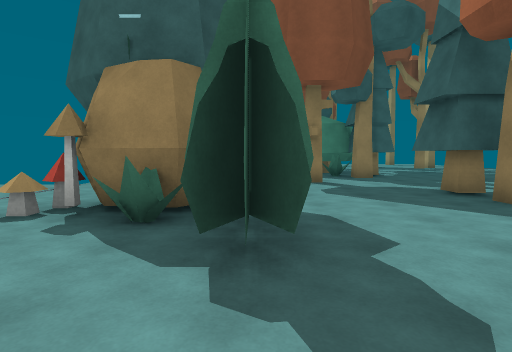
View 1 (above)

17 first-person views from a walk through a scene from a Unity 3-D project. The camera is 1.4 m above the floor, tilts 4° down and sees 80° across. The floor is counted in squares, 2 m on a side. Each view is taken from the middle of a square. On the plan, view 1 faces up. The plan holds only what a view shows up to about 10 squares ahead; the rest is blank. The place goes on beyond the plan. The player character is not drawn. Surface patterns are stand-ins for the level's own textures.

View 2
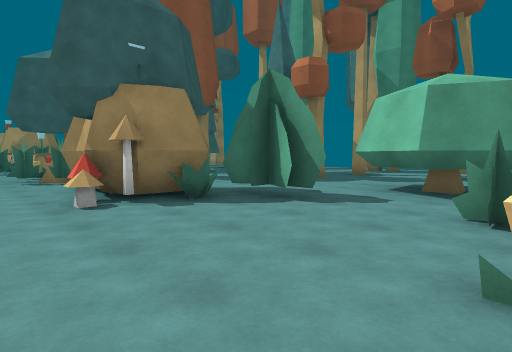

View 3
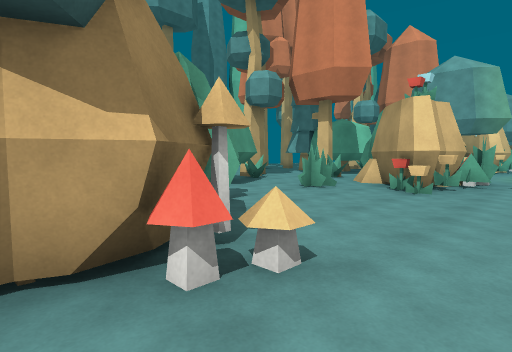

View 4
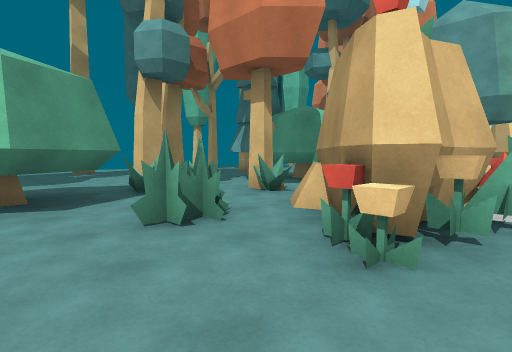

View 5
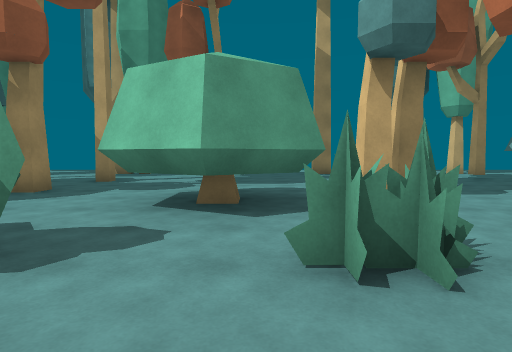

View 6
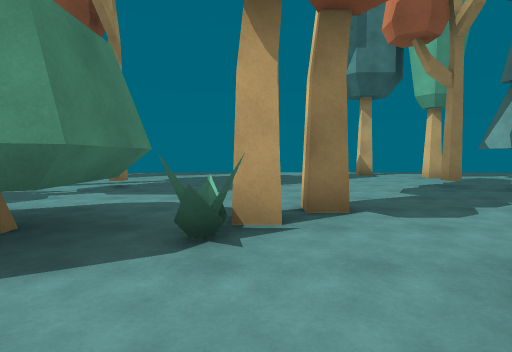

View 7
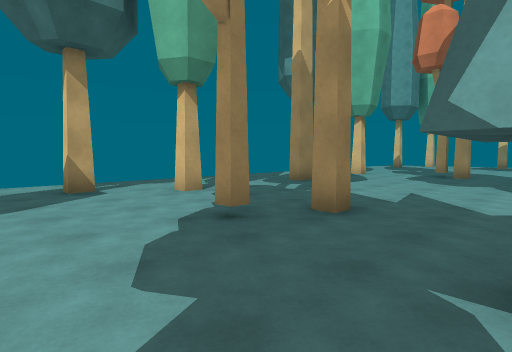

View 8
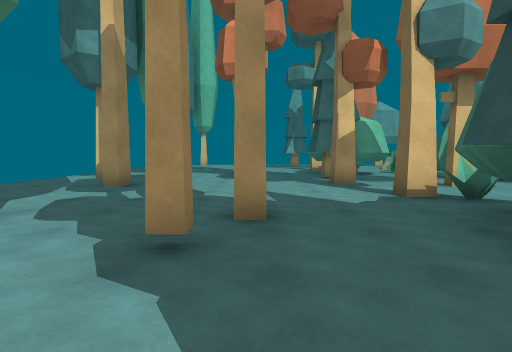

View 9
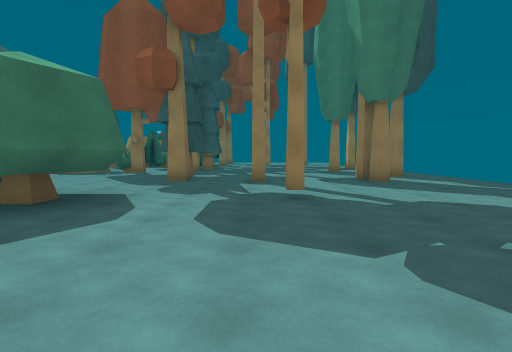

View 10
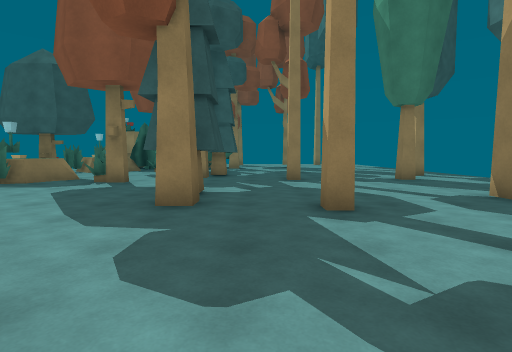

View 11
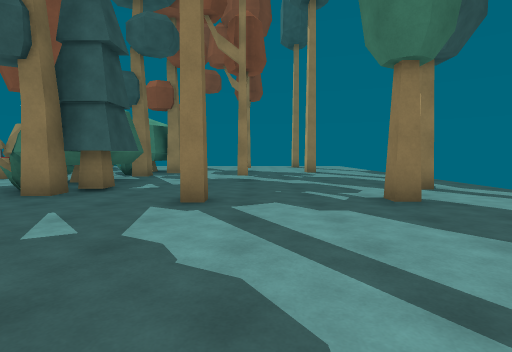

View 12
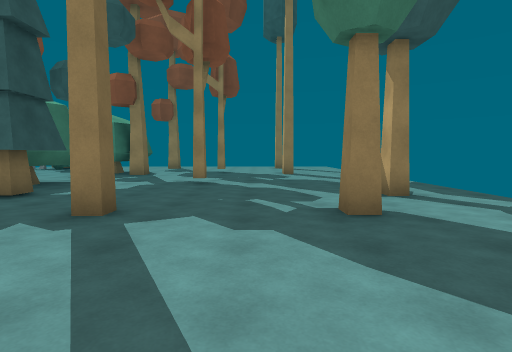

View 13
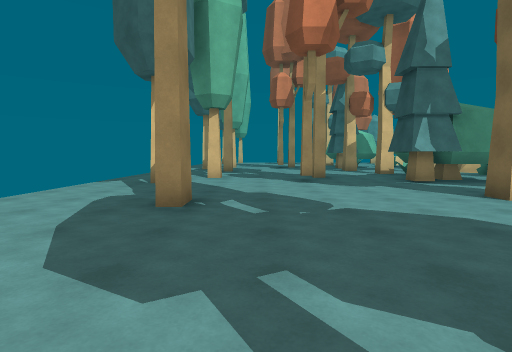

View 14
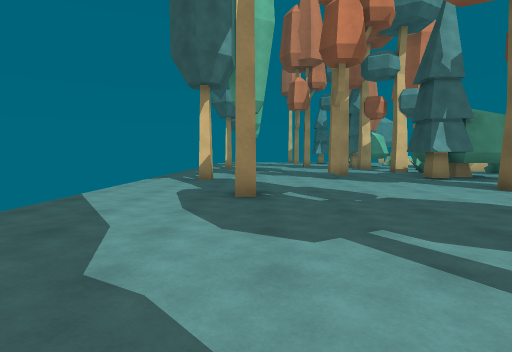

View 15
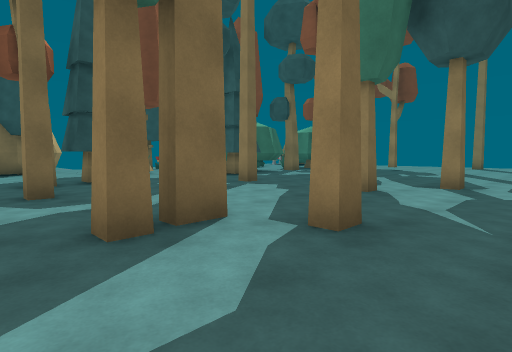

View 16
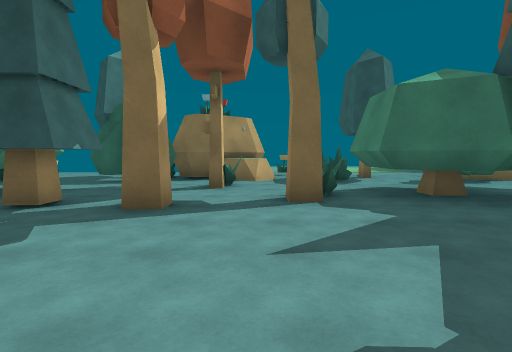

View 17
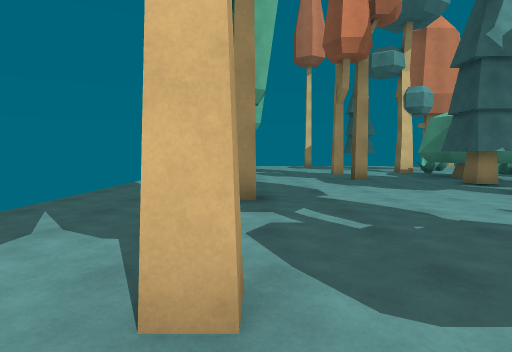

### Floor plan
Key: @ floor where view 1 was taken; # wall or solid block; . floor; = window, fence, low wall or low ledge; ^ raised ledge; T tree; M mushroom; P plant; H thing the floor can be seen under or through; O other object.
Columns run from 4 left of view 1 to 12 right of it. Each row starts with its distance up from view 1.
 12       ###........
 11      .###........
 10  .O  .=#T.....#..
  9  #.^=........#...
  8  O O.#....#......
  7 ..PP.............
  6 ..#.....T.....#..
  5 ..##.........#...
  4 .M##......#..#...
  3 ...##............
  2 ....#.H ........
  1 ......H^...#....
  0 ....@.H^H........
 -1 ..#.P.HH.........
 -2  O##...H.....#...
 -3  .####..#........
 -4  O.##............
 -5  ...#............
 -6  .....HHT..#..#..
 -7    #..HHH....#...
 -8     P.HH..#......
 -9   .....H.........
-10   # =............
-11    #.#.......#...
-12    #....T........
-13    ##...T......#.

Positions as (right, up) in squares from view 1, and headings:
1: (0, 0), facing up
2: (-4, -1), facing up-right
3: (-4, 5), facing down-right
4: (-3, 1), facing down-right
5: (-2, 0), facing right
6: (0, -2), facing right
7: (4, -4), facing down-right
8: (6, -4), facing down
9: (6, -4), facing up
10: (5, 0), facing up
11: (7, 4), facing up
12: (8, 5), facing up
13: (8, 2), facing down
14: (9, 3), facing down
15: (12, 3), facing up-left
16: (8, -10), facing left
17: (9, -6), facing down
